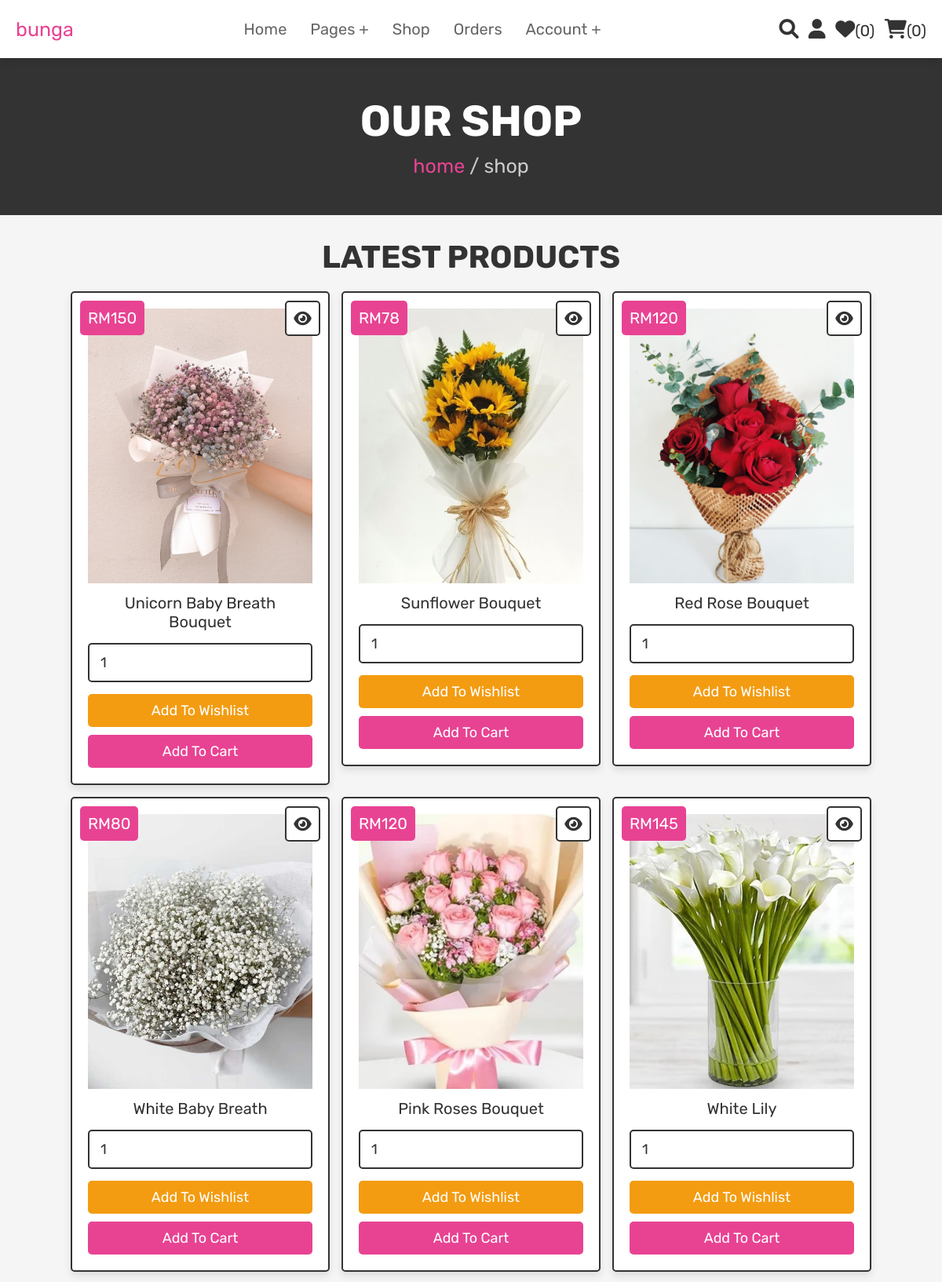
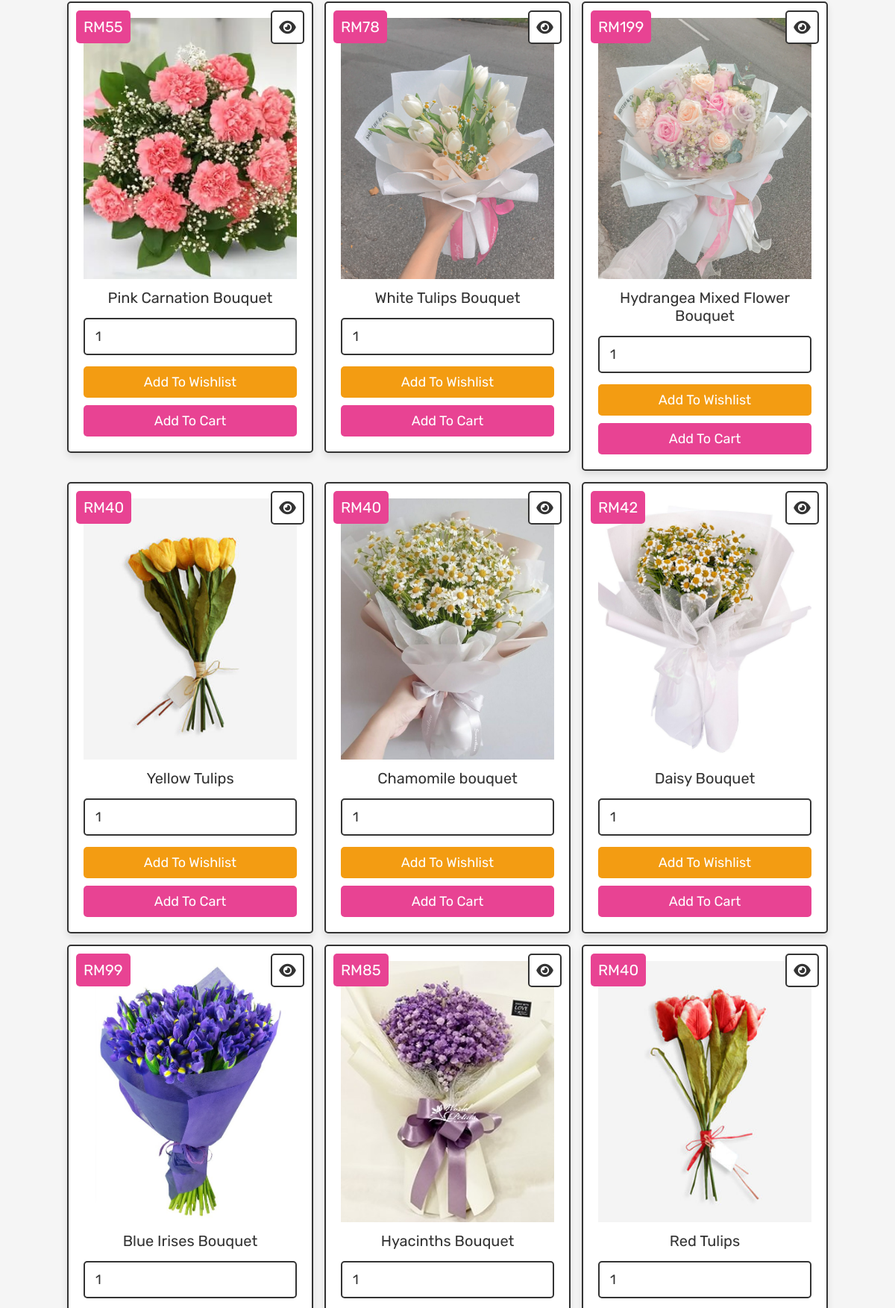
/shop.php (signed in, upper part), run on the app's committed database (2 pictures, top to bottom).
### tables this page shows
CREATE TABLE IF NOT EXISTS `products` (
  `id` int NOT NULL AUTO_INCREMENT,
  `name` varchar(100) NOT NULL,
  `details` varchar(500) NOT NULL,
  `price` float NOT NULL,
  `image` varchar(100) NOT NULL,
  PRIMARY KEY (`id`)
);

### shop.php (the view, shortened to what this page needs)
<?php
@include 'config.php';
?>
<!DOCTYPE html>
<html lang="en">
<head>
   <link rel="stylesheet" href="https://cdnjs.cloudflare.com/ajax/libs/font-awesome/6.0.0/css/all.min.css">
   <link rel="stylesheet" href="css/style.css">
</head>
<body>
<?php @include 'header.php'; ?>
<section class="heading">
    <h3>our shop</h3>
    <p> <a href="home.php">home</a> / shop </p>
</section>
<section class="products">
   <h1 class="title">latest products</h1>
   <div class="box-container">
      <?php
         $select_products = mysqli_query($conn, "SELECT * FROM `products`") or die('query failed');
         if(mysqli_num_rows($select_products) > 0){
            while($fetch_products = mysqli_fetch_assoc($select_products)){
      ?>
      <form action="" method="POST" class="box">
         <a href="view_page.php?pid=<?php echo $fetch_products['id']; ?>" class="fas fa-eye"></a>
         <div class="price">RM<?php echo $fetch_products['price']; ?></div>
         <img src="uploaded_img/<?php echo $fetch_products['image']; ?>" alt="" class="image">
         <div class="name"><?php echo $fetch_products['name']; ?></div>
         <input type="number" name="product_quantity" value="1" min="0" class="qty">
         <input type="submit" value="add to wishlist" name="add_to_wishlist" class="option-btn">
         <input type="submit" value="add to cart" name="add_to_cart" class="btn">
      </form>
      <?php
         }
      }else{
         echo '<p class="empty">no products added yet!</p>';
      }
      ?>
   </div>
</section>
</body>
</html>

### css/style.css (style rules this page uses)
:root { --pink:#e84393; --red:#c0392b; --orange:#f39c12; --black:#333; --white:#fff; --light-color:#666; --light-white:#ccc; --light-bg:#f5f5f5; --border:.2rem solid var(--black); --box-shadow:0 .5rem 1rem rgba(0,0,0,.1); }
* { font-family: 'Rubik', sans-serif; margin:0; padding:0; box-sizing: border-box; outline: none; border:none; text-decoration: none; transition:all .2s linear; }
html { font-size: 62.5%; overflow-x: hidden; scroll-behavior: smooth; scroll-padding-top: 6.5rem; }
body { background: var(--light-bg); }
section { padding:3rem 2rem; }
.btn, .delete-btn, .option-btn { display: inline-block; border-radius: .5rem; margin-top: 1rem; font-size: 1.8rem; color:var(--white); cursor: pointer; padding:1rem 3rem; text-transform: capitalize; }
.btn { background-color: var(--pink); }
.option-btn { background-color: var(--orange); }
.heading { display: flex; flex-flow: column; align-items: center; justify-content: center; gap:1rem; background-color: var(--black); text-align: center; min-height: 25vh; }
.heading h3 { font-size: 5.5rem; color:var(--white); text-transform: uppercase; }
.heading p { font-size: 2.5rem; color:var(--light-white); }
.heading p a { color:var(--pink); }
.title { text-align: center; margin-bottom: 2rem; color:var(--black); text-transform: uppercase; font-size: 4rem; }
.products .box-container { max-width: 1200px; margin:0 auto; display: grid; grid-template-columns: repeat(auto-fit, 33rem); gap:1.5rem; align-items: flex-start; justify-content: center; }
.products .box-container .box { background-color: var(--white); border:var(--border); box-shadow: var(--box-shadow); border-radius: .5rem; padding:2rem; text-align: center; position: relative; }
.products .box-container .box .image { height: 35rem; width: 100%; object-fit: cover; }
.products .box-container .box .fa-eye, .products .box-container .box .price { position: absolute; top:1rem; border-radius: .5rem; }
.products .box-container .box .price { font-size: 2rem; padding:1rem; background-color: var(--pink); color:var(--white); left:1rem; }
.products .box-container .box .fa-eye { right:1rem; height: 4.5rem; width: 4.5rem; line-height: 4.2rem; font-size: 2rem; background-color: var(--white); color:var(--black); border:var(--border); }
.products .box-container .box .name { margin:1rem; font-size: 2rem; color:var(--black); }
.products .box-container .box .qty { width: 100%; padding:1.2rem 1.4rem; font-size: 1.8rem; color:var(--black); border:var(--border); border-radius: .5rem; margin:.5rem 0; }
.products .box-container .box .btn, .products .box-container .box .option-btn { width: 100%; }

### data on the page
products: price "150", image (picture), name "Unicorn Baby Breath Bouquet"
products: price "78", image (picture), name "Sunflower Bouquet"
products: price "120", image (picture), name "Red Rose Bouquet"
products: price "80", image (picture), name "White Baby Breath"
products: price "120", image (picture), name "Pink Roses Bouquet"
products: price "145", image (picture), name "White Lily"
products: price "55", image (picture), name "Pink Carnation Bouquet"
products: price "78", image (picture), name "White Tulips Bouquet"
products: price "199", image (picture), name "Hydrangea Mixed Flower Bouquet"
products: price "40", image (picture), name "Yellow Tulips"
products: price "40", image (picture), name "Chamomile bouquet"
products: price "42", image (picture), name "Daisy Bouquet"
products: price "99", image (picture), name "Blue Irises Bouquet"
products: price "85", image (picture), name "Hyacinths Bouquet"
products: price "40", image (picture), name "Red Tulips"

### other printed values
$wishlist_num_rows "0"
$cart_num_rows "0"
